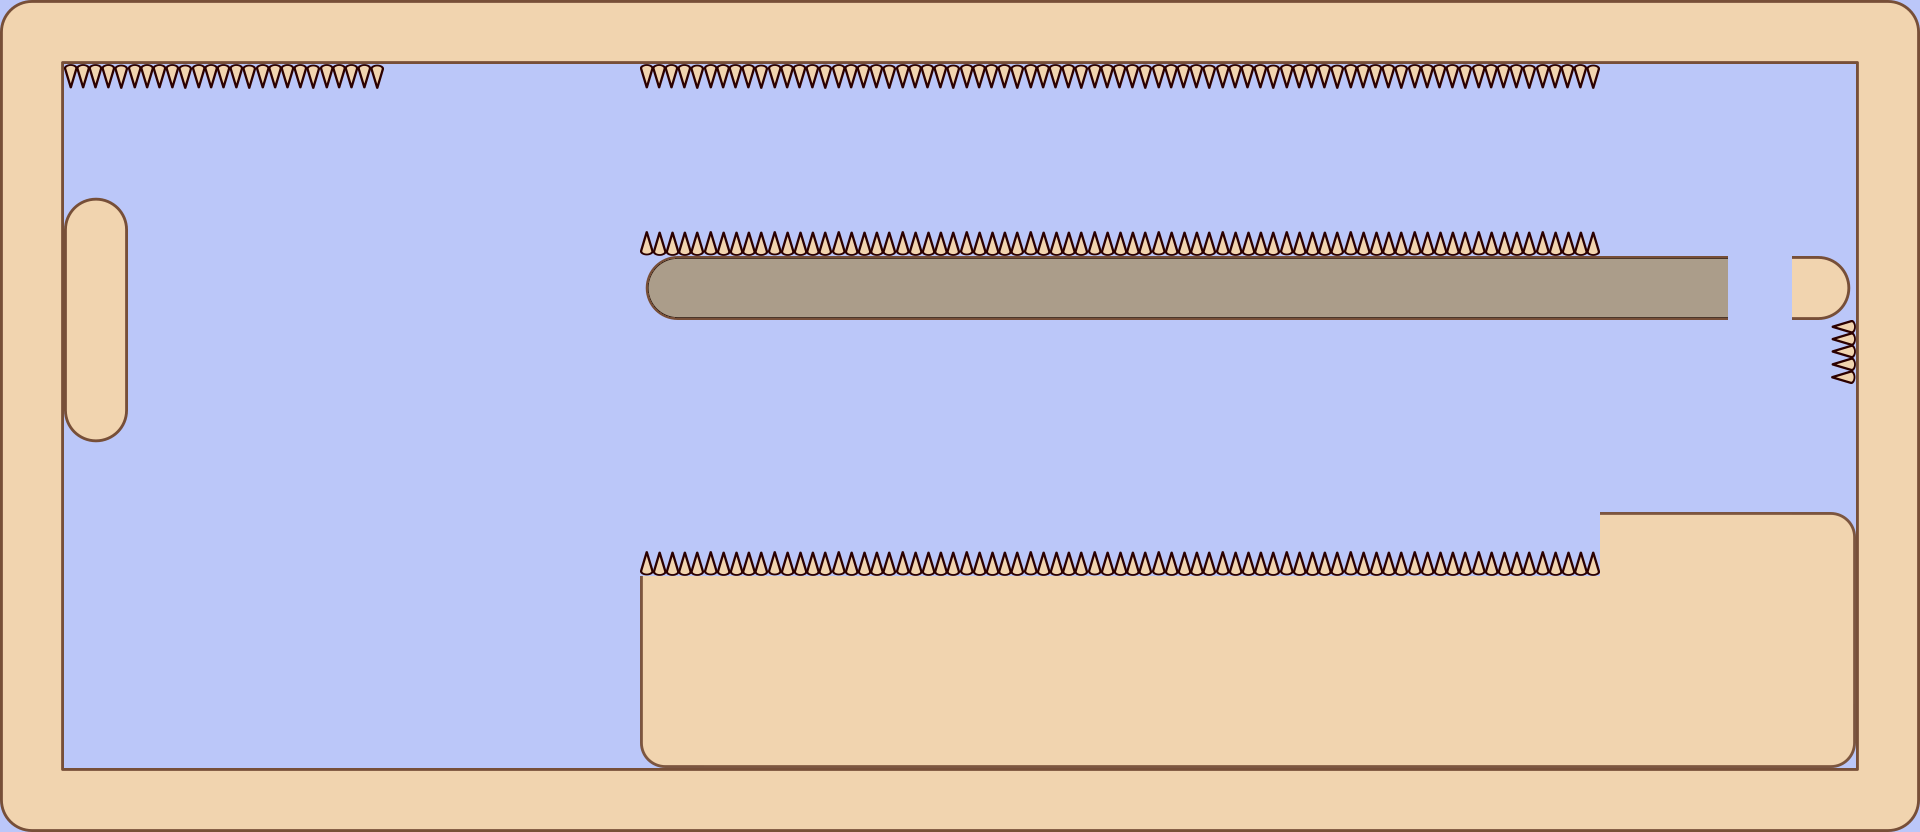

Tiled map render using the project's own tile images. Description and the map definition, with tile-layer contents summarised, below:
An orthogonal 30x13 tile map with 64x64 px tiles, 3 tile layers (Capa de patrones 2, Capa de Patrones 1, aaa) and 17 objects (5x ET_SPIKES, 2x ET_WALL_NOPORTAL, ET_PLAYER, ET_PRINCESS).

<map height="13" orientation="orthogonal" tileheight="64" tilewidth="64" version="1.0" width="30"><properties><property name="blended tiles" value="16,30,31,32,33,35,36,38,39,41,42,43,44,45,48,49,51,52,54,55,57,58,59,60,61,62,63,64,65,67,68,69,70,71,73,74,75,76,77,78,79,81,83,84,85,86,87,89,90,91,92,93,94,95,96,97,99,100,101,102,103,104,105,106,107,108,109,110,111,112,113,115,116,117,118,119,120,121,122,123,124,125,126,127,128,142,143,144,145,146,147,148,149,150,151,152,153,154,155,156,157,158,159,160,161,162,163,164,165,166,167,168,169,172,173,174,175,176,177,178,179,180,181,182,183,184,185,186,187,188,189,190,191,192,193,194,195,196,197,198,199,200,201,202,203,204,205,206,207,208,209,210,211,212,213,214,215,216,217,218,219,220,221,222,223,224,227,228,229,230,231,232,233,234,235,236,237,238,239,240,243,244,245,246,247,248,249,250,251,252,253,254,255,256" /></properties>
 <tileset firstgid="1" name="tilemapinkscape" tileheight="64" tilewidth="64">
  <image height="1024" source="tilemapinkscape.png" trans="000000" width="1024" />
 </tileset>
 <layer height="13" name="Capa de patrones 2" width="30">
  <data>[390 cells, 390 non-empty, 1 distinct tile ids]</data>
 </layer>
 <layer height="13" name="Capa de Patrones 1" width="30">
  <data>[390 cells, 239 non-empty, 12 distinct tile ids]</data>
 </layer>
 <objectgroup height="13" name="Capa de Objetos 1" width="30">
  <object height="64" name="ET_PLAYER" width="64" x="128" y="704" />
  <object height="64" name="ET_PRINCESS" width="64" x="1600" y="192" />
  <object height="64" width="1920" x="0" y="0" />
  <object height="768" width="64" x="1856" y="64" />
  <object height="64" width="1792" x="64" y="768" />
  <object height="768" width="64" x="0" y="64" />
  <object height="256" width="64" x="64" y="192" />
  <object height="64" name="ET_SPIKES" width="320" x="64" y="64" />
  <object height="64" name="ET_SPIKES" width="960" x="640" y="64" />
  <object height="64" name="ET_SPIKES" width="960" x="640" y="192" />
  <object height="64" name="ET_SPIKES" width="960" x="640" y="512" />
  <object height="64" name="ET_SPIKES" width="64" x="1792" y="320" />
  <object height="64" width="192" x="1536" y="256" />
  <object height="64" width="64" x="1792" y="256" />
  <object height="192" name="ET_WALL_NOPORTAL" width="1216" x="640" y="576" />
  <object height="64" name="ET_WALL_NOPORTAL" width="896" x="640" y="256" />
  <object height="64" width="256" x="1600" y="512" />
 </objectgroup>
 <layer height="13" name="aaa" width="30">
  <data>[390 cells, 17 non-empty, 2 distinct tile ids]</data>
 </layer>
</map>
